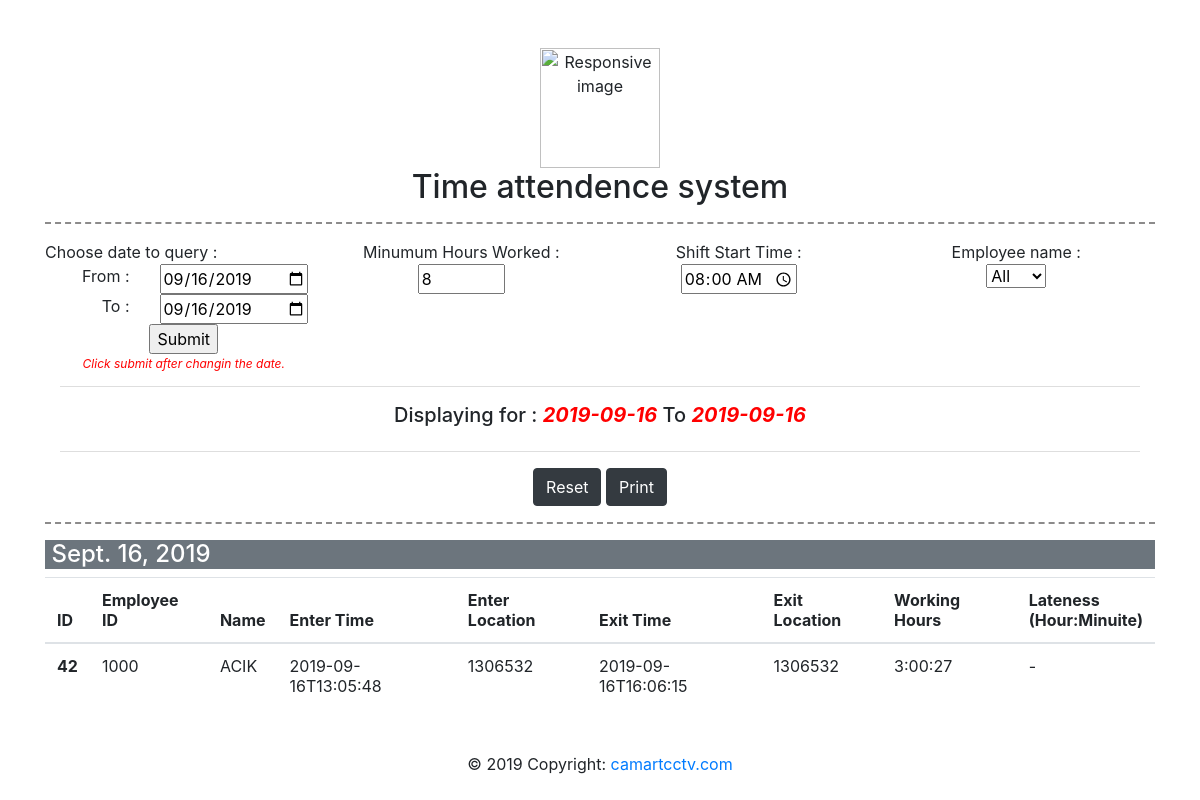
The page /time_attendance/btnAction/ on the database its author committed.
### timeAttendance/models.py (models this page shows)
class EmployeeAttendance(models.Model):
    employee_id = models.IntegerField()
    name = models.CharField(max_length=32)
    capture_time = models.CharField(max_length=200)
    capture_location = models.CharField(max_length=100, null=True, blank=True)

### timeAttendance/views.py (the view)
# urls.py: path('btnAction/', views.GetDeviceID),
@csrf_exempt
def GetDeviceID(request):
    date2 = None
    date_tag = None
    if request.GET.get('date') and request.GET.get('date2'):
        message = 'You submitted: %r' % request.GET['date']
        date2 = datetime.strptime(request.GET['date'], "%Y-%m-%d" ).date()
        date_tag = {'date' : request.GET['date']}
        date_tag_to = {'date_to' : request.GET['date2']}
        date_to = datetime.strptime(request.GET['date2'], "%Y-%m-%d" ).date()
    else:
        date_tag = {'date' : str(date.today())}
        date_tag_to = {'date_to' : str(date.today())}
        date2 = date.today()
        date_to = date.today()
    todays_employee = []
    data=[]
    emp=[]
    emp_grouped = [[None]]
    temp_data = EmployeeAttendance.objects.all()
    temp_data_list = []
    date_range = []
    try:
        delta = date_to - date2
        for i in range(delta.days + 1):
            day = date2 + timedelta(days=i)
            print()
            print(day)
            print()
            date_range.append(day)
    except:
        pass
    date_range_dict_list = []
    for date_temp in date_range:
        date_range_dict = {
            'date' : date_temp
            }
        date_range_dict_list.append(date_range_dict)
    employee_id_list_list = []
    for date_range_individual in date_range:
        employee_id_list = EmployeeAttendance.objects.values('employee_id').filter(capture_time__contains = str(date_range_individual)).distinct()
        for employee_id_dict in employee_id_list:
            temp2 = EmployeeAttendance.objects.filter(employee_id = employee_id_dict['employee_id'], capture_time__contains = str(date_range_individual))
            temp2_earliest = temp2.earliest('capture_time')
            temp2_latest = temp2.latest('capture_time')
            temp2_datetime_earliest = datetime.strptime(temp2_earliest.capture_time,"%Y-%m-%dT%H:%M:%S")
            temp2_datetime_latest = datetime.strptime(temp2_latest.capture_time,"%Y-%m-%dT%H:%M:%S")
            working_hours = temp2_datetime_latest - temp2_datetime_earliest
            temp_employee_daily_info = {'id': temp2_earliest.id, 'employee_id': temp2_earliest.employee_id, 'name': temp2_earliest.name, 'capture_time_earliest': temp2_earliest.capture_time, 'capture_location_earliest': temp2_earliest.capture_location, 'capture_time_latest': temp2_latest.capture_time, 'capture_location_latest':temp2_latest.capture_location, 'working_hours':str(working_hours), 'date':date_range_individual}
            temp_data_list.append(temp_employee_daily_info)
    context= {
        'data': temp_data_list,
        'date_tag': date_tag,
        'date_tag2': date_tag_to,
        'date_range': date_range_dict_list
        }
    return render(request, 'timeAttendance/deviceDetails.html', context)

### timeAttendance/templates/timeAttendance/deviceDetails.html (shortened to what this page needs)
<head>
  <link rel="stylesheet" href="https://stackpath.bootstrapcdn.com/bootstrap/4.3.1/css/bootstrap.min.css">
</head>
<body>
  <div class="container text-center csb">
    <img src="https://i.ibb.co/Jch15z5/cbs.png" class="img-responsive" alt="Responsive image" border="0">
    <h2>Time attendence system</h2>
  </div>
  <div class="container">
    <hr class="style"/>
  </div>
  <div class="container">
  <div class="container">
    <div class="row">
   <div class="col-sm text-center">
    <form action="/time_attendance/btnAction/">
      <div class="row text-center">
        Choose date to query :
        <br>
      </div>
      <div class="row">
        <div class="col-sm text-right">
            From :
        </div>
        <div class="col-sm">
          <input type="date" name="date" id="date_input" value="{{ date_tag.date }}">
        </div>
      </div>
      <div class="row">
        <div class="col-sm text-right">
          To :
        </div>
        <div class="col-sm">
          <input type="date" name="date2" id="date_input2" value="{{ date_tag2.date_to }}">
         </div>
      </div>
    <input type="submit" >
    </form>
    <sup><font color = "red"><i>Click submit after changin the date.</i></font></sup>
    </div>
 <div class="col-sm text-center">
    Minumum Hours Worked :
    <input type="number" name="quantity" min="1" max="12" id="hour_input" value=8 onchange="myFunction()">
    </div>
<div class="col-sm text-center">
        Shift Start Time :
        <br>
        <input type="time" name="usr_time" id="time_input" value="08:00" onchange="checkTime()">
</div>
  <div class="col-sm text-center">
    Employee name :
    <br>
        <select name="Employee" id="name_filter" onchange="name_selector()" >
          <option value="all">All</option>
        </select>
      </div>
    </div>
    <hr class="style2"/>
    <div class="row">
      <div class="col-sm text-center">
        <h5>Displaying for : <b><i><font color="red">{{ date_tag.date }}</font></i></b> To <b><i><font color="red">{{ date_tag2.date_to }}</font></i></b></h5>
      </div>
    </div>
<hr class="style2"/>
    </div>
    <div class="row">
      <div class="col-sm">  </div>
      <div class="col-sm text-center">
        <button type="button" id="reset_btn" onclick="myFunction2()" class="btn btn-dark">Reset</button>
        <button type="button" id="show_btn" onclick="printDiv()" class="btn btn-dark">Print</button>
      </div>
      <div class="col-sm">  </div>
    </div>
    </div>
    <div class="container">
    <hr class="style"/>
    </div>
    <div class="container">
    {% for date_temp in date_range %}
      <h4 class="bg-secondary"><font color=#ffffff>&nbsp;{{ date_temp.date }}</font></h4>
      <table class="table " id="timeTable">
        <thead>
          <tr>
            <th scope="col">ID</th>
            <th scope="col">Employee ID</th>
            <th scope="col">Name</th>
            <th scope="col">Enter Time</th>
            <th scope="col">Enter Location</th>
            <th scope="col">Exit Time</th>
            <th scope="col">Exit Location</th>
            <th scope="col">Working Hours</th>
            <th scope="col">Lateness<br>(Hour:Minuite)</th>
          </tr>
        </thead>
        <tbody>
          {% for dat in data %}
            {% if date_temp.date == dat.date %}
              <tr>
                <th scope="row">{{ dat.id }}</th>
                <td>{{ dat.employee_id }}</td>
                <td>{{ dat.name }}</td>
                <td>{{ dat.capture_time_earliest }}</td>
                <td>{{ dat.capture_location_earliest }}</td>
                <td>{{ dat.capture_time_latest }}</td>
                <td>{{ dat.capture_location_latest }}</td>
                <td>{{ dat.working_hours }}</td>
                <td>-</td>
              </tr>
            {% endif %}
          {% endfor %}
      </tbody>
    </table>
    {% endfor %}
  </div>
</body>
<footer class="page-footer">
  <div class="footer-copyright text-center py-1">© 2019 Copyright:
    <a href="https://www.camartcctv.com"> camartcctv.com</a>
  </div>
</footer>

### timeAttendance/templates/timeAttendance/deviceDetails.html (style rules this page uses)
hr.style { background-color: #fff; border-top: 2px dashed #8c8b8b; }
hr.style2 { background-color: #f7f7f7; }
.csb img { height: 120px; }

### rows shown on the page
EmployeeAttendance: name "ACIK", capture_time_earliest "2019-09-16T13:05:48", capture_location_earliest "1306532"
EmployeeAttendance: capture_time_latest "2019-09-16T16:06:15", capture_location_latest "1306532"

### other values the page prints
{{ date_tag.date }} "2019-09-16"
{{ date_tag2.date_to }} "2019-09-16"
{{ date_temp.date }} "Sept. 16, 2019"
{{ dat.id }} "42"
{{ dat.employee_id }} "1000"
{{ dat.working_hours }} "3:00:27"
